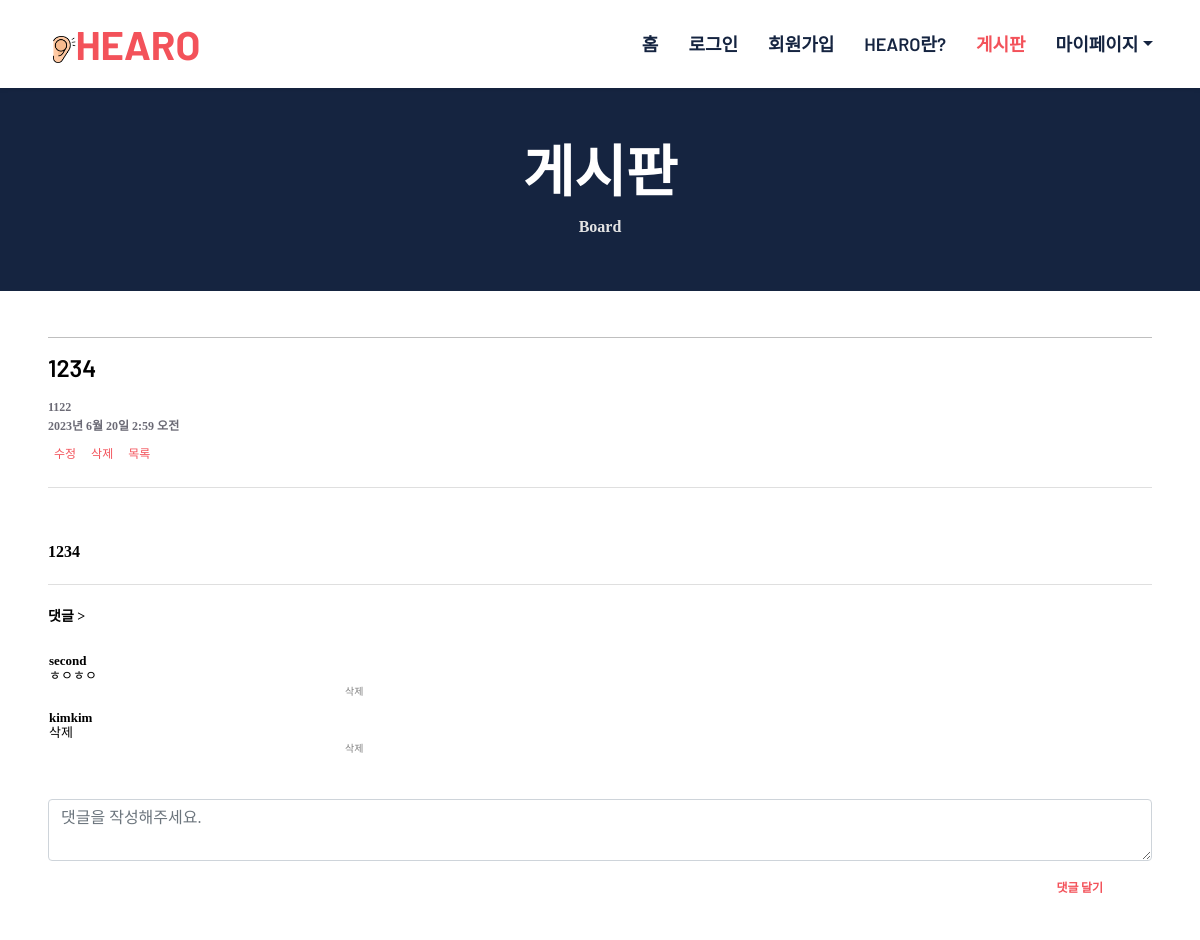
The app's page /Main/Post/12/, older data.
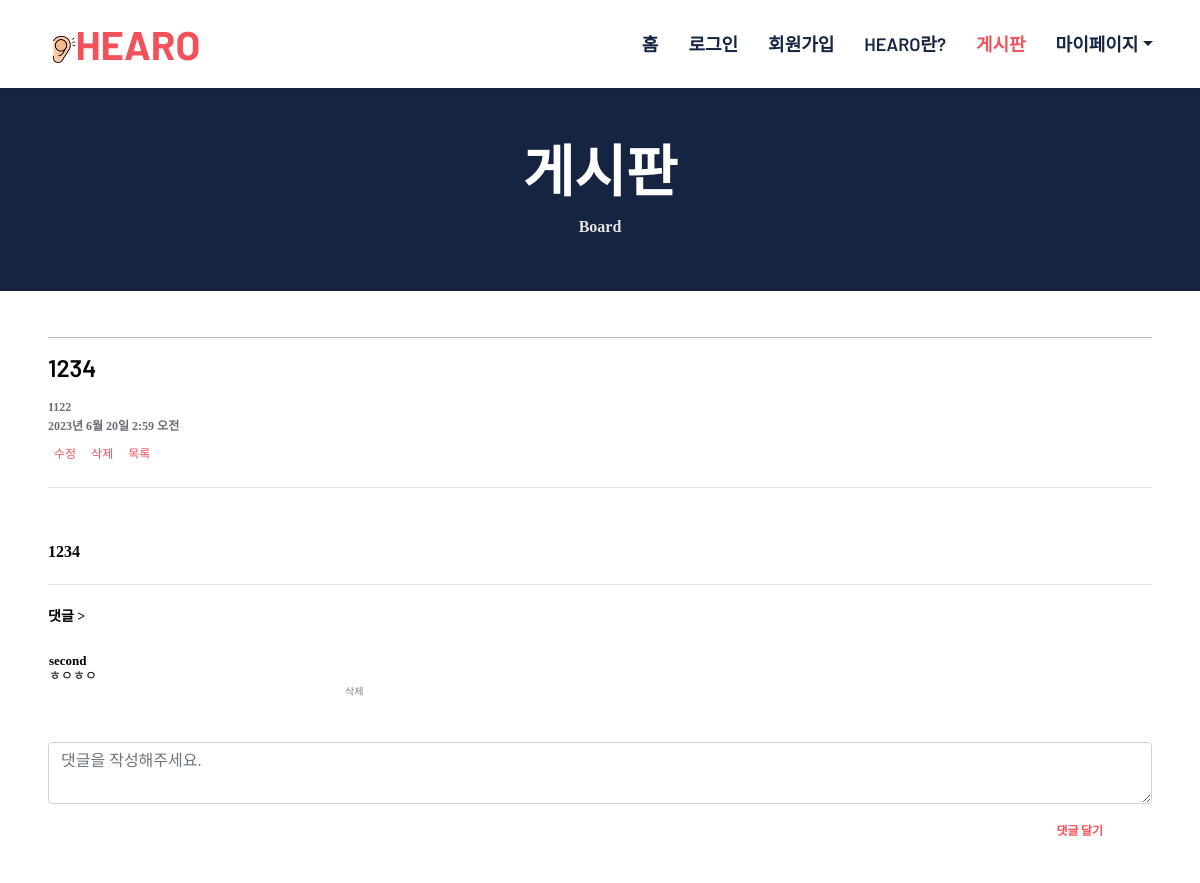
The same page, newer data.
### Main/models.py (models this page shows)
class Comment(models.Model):
    comment_id = models.AutoField(primary_key=True) # 댓글 번호
    user = models.ForeignKey(User, on_delete=models.CASCADE) # 댓글 작성자 id
    content = models.TextField(max_length=100) # 댓글 내용 최대 100
    post = models.ForeignKey(Post, on_delete=models.CASCADE) # 댓글이 달린 게시글 id
    date = models.DateTimeField(auto_now_add = True)  # 댓글 쓴 시간 년 월 일 시간 까지

### SignIn/models.py (models this page shows, shortened)
class User(AbstractBaseUser):
    user_id = models.CharField(max_length=20, unique=True, primary_key=True)
    name = models.CharField(max_length=5)
    email = models.EmailField(max_length=30, unique=True)
    phone_num = models.CharField(max_length=11)
    emergency = models.CharField(max_length=11)
    address = models.CharField(max_length=50)
    gender = models.CharField(max_length=10)
    birth = models.DateField()
    medical_info = models.CharField(max_length=500,null=True, blank=True, default='')
    is_active = models.BooleanField(default=True)
    is_admin = models.BooleanField(default=False)
    is_staff = models.BooleanField(default=False)
    objects = UserManager()
    USERNAME_FIELD = 'user_id'
    REQUIRED_FIELDS = ['name', 'email', 'phone_num', 'emergency', 'address', 'gender', 'birth']
    @property
    def is_staff(self):
        return self.is_admin

### Main/views.py (the view)
# urls.py: path('Post/<int:pk>/', views.PostView, name = 'PostView'),
def PostView(request, pk):
    post = get_object_or_404(Post, post_id=pk) # 게시글 내용
    comment = Comment.objects.filter(post = post) # 댓글 내용
    if post.file:  # 파일 필드가 비어있지 않은 경우에만 파일 URL을 설정 , 게시글 보이는 부분
        file_url = post.file.url
    else:
        file_url = None
    if request.method == "POST": # 댓글 작성 부분
        form = CommentModelForm(request.POST)
        if form.is_valid():
            comment1 = form.save(commit=False)
            comment1.user = request.user
            comment1.post = post
            comment1.save()
            return redirect('/Main/Post/{post_id}/'.format(post_id=post.post_id))
    else:
        form = CommentModelForm()
    return render(request, 'main/PostView.html', {'post': post, 'file_url': file_url, 'comment':comment, 'form':form})

### Main/forms.py
class CommentModelForm(forms.ModelForm): # 댓글 작성
    class Meta:
        model = Comment
        fields = ['content']

### templates/main/PostView.html (shortened to what this page needs)
{% load static %}
<html lang="en">
    <head>
        <link href="https://cdnjs.cloudflare.com/ajax/libs/font-awesome/5.10.0/css/all.min.css" rel="stylesheet">
        <link href="https://cdn.jsdelivr.net/npm/bootstrap-icons@1.4.1/font/bootstrap-icons.css" rel="stylesheet">
        <link href="{%static 'lib/owlcarousel/assets/owl.carousel.min.css' %}" rel="stylesheet">
        <link href="{% static 'css/bootstrap.min.css' %}" rel="stylesheet">
        <link href="{% static 'css/style_board_list.css' %}" rel="stylesheet">
        {% include "navbar.html" %}
    </head>
    <body>
        <div class="container-fluid bg-dark p-5">
            <div class="row">
                <div class="col-12 text-center">
                    <h1 class="display-4 text-white">게시판</h1>
                    <a>Board</a>
                </div>
            </div>
        </div>
       <div class="container-fluid px-5" id="left" style="padding-top: 30px;0">
        <div id="write_area">
            <div id="in_title" style="border-bottom: 1px black;">
                <hr style="background-color: black; border: none;">
                <h4 id="left" style="color: black;">{{ post.title }}</h4>
                <dl style="font-size: 12px;" id="left">
                    <dd id="left">
                      {{ post.user }}<br>
                      <span style="line-height: 0.5;">{{ post.date }}</span>
                    </dd>
                    <a href="/Main/Post/Update/{{ post.post_id }}/"><button style="background-color: inherit; font-size:12px; border:0px; color: #F3525A;">수정</button></a>
                    <form method="POST" action="/Main/Post/Delete/{{ post.post_id }}/" style="display:inline;">
                        <button type="submit" style="background-color: inherit; font-size:12px; border:0px; color: #F3525A;">삭제</button>
                    </form>
                <a href="/Main/Post/"><button style="background-color: inherit; font-size:12px; border:0px; color: #F3525A;">목록</button></a>
                </dl>
                <hr style="background-color: gray; border: none;">
                <div style="font-size: 16px; text-align: left; color:black;">
                    <br>{{ post.content }}
                </div>
            </div>
        </div>
        <hr style="background-color: gray; border: none;">
    </div>
    <div class="container-fluid px-5" id="left" style="font-size: 14px; color: black;">
        댓글 >
    </div>
    <div class="container-fluid px-5" id="center" style="margin-top: 20px;">
        <table style="font-size: 13px;">
            {% for c in comment %}
            <tr>
                <td><strong style="color: black; line-height: 1;">{{ c.user }}</strong></td>
            </tr>
            <tr>
                <td>
                    <div style="display: flex; align-items: center;">
                        <span style="flex-grow: 1; line-height: 1; color:black;">{{ c.content }}</span>
                    </div>
                    <div style="margin-left: 290px;">
                        <form method="POST" action="/Main/Post/DeleteComment/{{ c.comment_id }}/" style="font-size:10px;">
                            <button type="submit" style="border: 0; background-color: inherit; color:gray;">삭제</button>
                          </form>
                    </div>
                </td>
            </tr>
            {% endfor %}
        </table>
        <br>
        <form method="POST">
            <textarea name="content" cols="40" rows="2" class="form-control" style="width: 100%; border: 1px solid #ced4da;" placeholder="댓글을 작성해주세요." maxlength="300" required="" id="id_content"></textarea>
            <button type="submit" class="btn py-md-3 px-md-5" style="font-size: 12px; color: #F3525A; background-color: inherit; float: right;" id="right">댓글 달기</button>
        </form>
        <br><br>
    </div>
    </body>
</html>

Row changes from the older to the newer data that the page shows:
removed Comment: user "kimkim", content "삭제"
